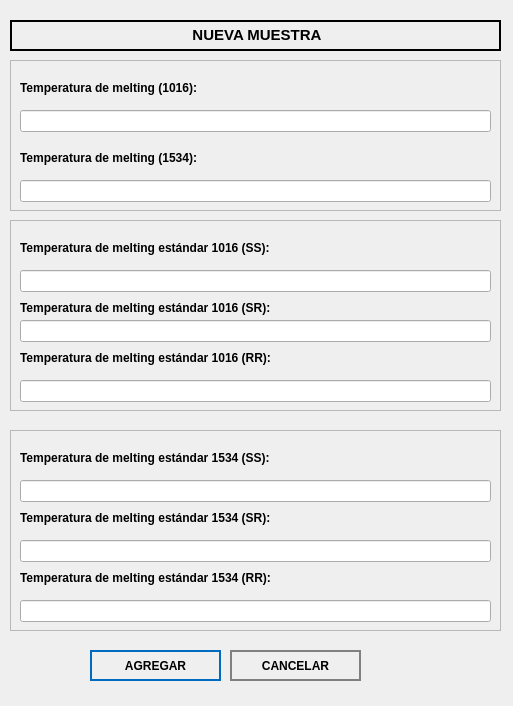
<?xml version="1.0" encoding="UTF-8"?>
<ui version="4.0">
 <class>NewGenotypeForm</class>
 <widget class="QWidget" name="NewGenotypeForm">
  <property name="geometry">
   <rect>
    <x>0</x>
    <y>0</y>
    <width>513</width>
    <height>706</height>
   </rect>
  </property>
  <property name="windowTitle">
   <string>Nueva Muestra</string>
  </property>
  <widget class="QLabel" name="label">
   <property name="geometry">
    <rect>
     <x>10</x>
     <y>20</y>
     <width>491</width>
     <height>31</height>
    </rect>
   </property>
   <property name="frameShape">
    <enum>QFrame::WinPanel</enum>
   </property>
   <property name="text">
    <string>&lt;html&gt;&lt;head/&gt;&lt;body&gt;&lt;p align=&quot;center&quot;&gt;&lt;span style=&quot; font-size:11pt; font-weight:600;&quot;&gt;NUEVA MUESTRA&lt;/span&gt;&lt;/p&gt;&lt;/body&gt;&lt;/html&gt;</string>
   </property>
  </widget>
  <widget class="QFrame" name="frame">
   <property name="geometry">
    <rect>
     <x>10</x>
     <y>60</y>
     <width>491</width>
     <height>151</height>
    </rect>
   </property>
   <property name="frameShape">
    <enum>QFrame::StyledPanel</enum>
   </property>
   <property name="frameShadow">
    <enum>QFrame::Raised</enum>
   </property>
   <widget class="QLabel" name="label_3">
    <property name="geometry">
     <rect>
      <x>10</x>
      <y>90</y>
      <width>211</width>
      <height>16</height>
     </rect>
    </property>
    <property name="text">
     <string>&lt;html&gt;&lt;head/&gt;&lt;body&gt;&lt;p&gt;&lt;span style=&quot; font-weight:600;&quot;&gt;Temperatura de melting (1534): &lt;/span&gt;&lt;/p&gt;&lt;/body&gt;&lt;/html&gt;</string>
    </property>
   </widget>
   <widget class="QLabel" name="label_2">
    <property name="geometry">
     <rect>
      <x>10</x>
      <y>20</y>
      <width>211</width>
      <height>16</height>
     </rect>
    </property>
    <property name="text">
     <string>&lt;html&gt;&lt;head/&gt;&lt;body&gt;&lt;p&gt;&lt;span style=&quot; font-weight:600;&quot;&gt;Temperatura de melting (1016): &lt;/span&gt;&lt;/p&gt;&lt;/body&gt;&lt;/html&gt;</string>
    </property>
   </widget>
   <widget class="QLineEdit" name="temperature1016LineEdit">
    <property name="geometry">
     <rect>
      <x>10</x>
      <y>50</y>
      <width>471</width>
      <height>22</height>
     </rect>
    </property>
   </widget>
   <widget class="QLineEdit" name="temperature1534LineEdit">
    <property name="geometry">
     <rect>
      <x>10</x>
      <y>120</y>
      <width>471</width>
      <height>22</height>
     </rect>
    </property>
   </widget>
  </widget>
  <widget class="QFrame" name="frame_2">
   <property name="geometry">
    <rect>
     <x>10</x>
     <y>220</y>
     <width>491</width>
     <height>191</height>
    </rect>
   </property>
   <property name="frameShape">
    <enum>QFrame::StyledPanel</enum>
   </property>
   <property name="frameShadow">
    <enum>QFrame::Raised</enum>
   </property>
   <widget class="QLabel" name="label_6">
    <property name="geometry">
     <rect>
      <x>10</x>
      <y>130</y>
      <width>301</width>
      <height>16</height>
     </rect>
    </property>
    <property name="text">
     <string>&lt;html&gt;&lt;head/&gt;&lt;body&gt;&lt;p&gt;&lt;span style=&quot; font-weight:600;&quot;&gt;Temperatura de melting estándar 1016 (RR): &lt;/span&gt;&lt;/p&gt;&lt;/body&gt;&lt;/html&gt;</string>
    </property>
   </widget>
   <widget class="QLabel" name="label_4">
    <property name="geometry">
     <rect>
      <x>10</x>
      <y>20</y>
      <width>301</width>
      <height>16</height>
     </rect>
    </property>
    <property name="text">
     <string>&lt;html&gt;&lt;head/&gt;&lt;body&gt;&lt;p&gt;&lt;span style=&quot; font-weight:600;&quot;&gt;Temperatura de melting estándar 1016 (SS): &lt;/span&gt;&lt;/p&gt;&lt;/body&gt;&lt;/html&gt;</string>
    </property>
   </widget>
   <widget class="QLabel" name="label_5">
    <property name="geometry">
     <rect>
      <x>10</x>
      <y>80</y>
      <width>301</width>
      <height>16</height>
     </rect>
    </property>
    <property name="text">
     <string>&lt;html&gt;&lt;head/&gt;&lt;body&gt;&lt;p&gt;&lt;span style=&quot; font-weight:600;&quot;&gt;Temperatura de melting estándar 1016 (SR): &lt;/span&gt;&lt;/p&gt;&lt;/body&gt;&lt;/html&gt;</string>
    </property>
   </widget>
   <widget class="QLineEdit" name="temperature1016SSLineEdit">
    <property name="geometry">
     <rect>
      <x>10</x>
      <y>50</y>
      <width>471</width>
      <height>22</height>
     </rect>
    </property>
   </widget>
   <widget class="QLineEdit" name="temperature1016SRLineEdit">
    <property name="geometry">
     <rect>
      <x>10</x>
      <y>100</y>
      <width>471</width>
      <height>22</height>
     </rect>
    </property>
   </widget>
   <widget class="QLineEdit" name="temperature1016RRLineEdit">
    <property name="geometry">
     <rect>
      <x>10</x>
      <y>160</y>
      <width>471</width>
      <height>22</height>
     </rect>
    </property>
   </widget>
  </widget>
  <widget class="QFrame" name="frame_3">
   <property name="geometry">
    <rect>
     <x>10</x>
     <y>430</y>
     <width>491</width>
     <height>201</height>
    </rect>
   </property>
   <property name="frameShape">
    <enum>QFrame::StyledPanel</enum>
   </property>
   <property name="frameShadow">
    <enum>QFrame::Raised</enum>
   </property>
   <widget class="QLabel" name="label_9">
    <property name="geometry">
     <rect>
      <x>10</x>
      <y>80</y>
      <width>301</width>
      <height>16</height>
     </rect>
    </property>
    <property name="text">
     <string>&lt;html&gt;&lt;head/&gt;&lt;body&gt;&lt;p&gt;&lt;span style=&quot; font-weight:600;&quot;&gt;Temperatura de melting estándar 1534 (SR): &lt;/span&gt;&lt;/p&gt;&lt;/body&gt;&lt;/html&gt;</string>
    </property>
   </widget>
   <widget class="QLabel" name="label_7">
    <property name="geometry">
     <rect>
      <x>10</x>
      <y>20</y>
      <width>301</width>
      <height>16</height>
     </rect>
    </property>
    <property name="text">
     <string>&lt;html&gt;&lt;head/&gt;&lt;body&gt;&lt;p&gt;&lt;span style=&quot; font-weight:600;&quot;&gt;Temperatura de melting estándar 1534 (SS): &lt;/span&gt;&lt;/p&gt;&lt;/body&gt;&lt;/html&gt;</string>
    </property>
   </widget>
   <widget class="QLabel" name="label_8">
    <property name="geometry">
     <rect>
      <x>10</x>
      <y>140</y>
      <width>301</width>
      <height>16</height>
     </rect>
    </property>
    <property name="text">
     <string>&lt;html&gt;&lt;head/&gt;&lt;body&gt;&lt;p&gt;&lt;span style=&quot; font-weight:600;&quot;&gt;Temperatura de melting estándar 1534 (RR): &lt;/span&gt;&lt;/p&gt;&lt;/body&gt;&lt;/html&gt;</string>
    </property>
   </widget>
   <widget class="QLineEdit" name="temperature1534SSLineEdit">
    <property name="geometry">
     <rect>
      <x>10</x>
      <y>50</y>
      <width>471</width>
      <height>22</height>
     </rect>
    </property>
   </widget>
   <widget class="QLineEdit" name="temperature1534SRLineEdit">
    <property name="geometry">
     <rect>
      <x>10</x>
      <y>110</y>
      <width>471</width>
      <height>22</height>
     </rect>
    </property>
   </widget>
   <widget class="QLineEdit" name="temperature1534RRLineEdit">
    <property name="geometry">
     <rect>
      <x>10</x>
      <y>170</y>
      <width>471</width>
      <height>22</height>
     </rect>
    </property>
   </widget>
  </widget>
  <widget class="QPushButton" name="addButton">
   <property name="geometry">
    <rect>
     <x>90</x>
     <y>650</y>
     <width>131</width>
     <height>31</height>
    </rect>
   </property>
   <property name="cursor">
    <cursorShape>PointingHandCursor</cursorShape>
   </property>
   <property name="styleSheet">
    <string notr="true">QPushButton
{	
	height: 2em;
 	border-style: solid;
	border-width: 2px;
 	border-color: #0069c0;
	font-weight: bold;
}

QPushButton:hover
{
   	background-color:#0069c0;
	color:white;
}</string>
   </property>
   <property name="text">
    <string>AGREGAR</string>
   </property>
   <property name="icon">
    <iconset>
     <normaloff>../assets/icons/add.png</normaloff>../assets/icons/add.png</iconset>
   </property>
   <property name="iconSize">
    <size>
     <width>30</width>
     <height>30</height>
    </size>
   </property>
   <property name="flat">
    <bool>true</bool>
   </property>
  </widget>
  <widget class="QPushButton" name="cancelButton">
   <property name="geometry">
    <rect>
     <x>230</x>
     <y>650</y>
     <width>131</width>
     <height>31</height>
    </rect>
   </property>
   <property name="cursor">
    <cursorShape>PointingHandCursor</cursorShape>
   </property>
   <property name="styleSheet">
    <string notr="true">QPushButton
{	
	height: 2em;
 	border-style: solid;
	border-width: 2px;
 	border-color: grey;
	font-weight: bold;
}

QPushButton:hover
{
   	background-color:grey;
	color:white;
}</string>
   </property>
   <property name="text">
    <string>CANCELAR</string>
   </property>
   <property name="iconSize">
    <size>
     <width>30</width>
     <height>30</height>
    </size>
   </property>
   <property name="flat">
    <bool>true</bool>
   </property>
  </widget>
 </widget>
 <resources/>
 <connections/>
</ui>
